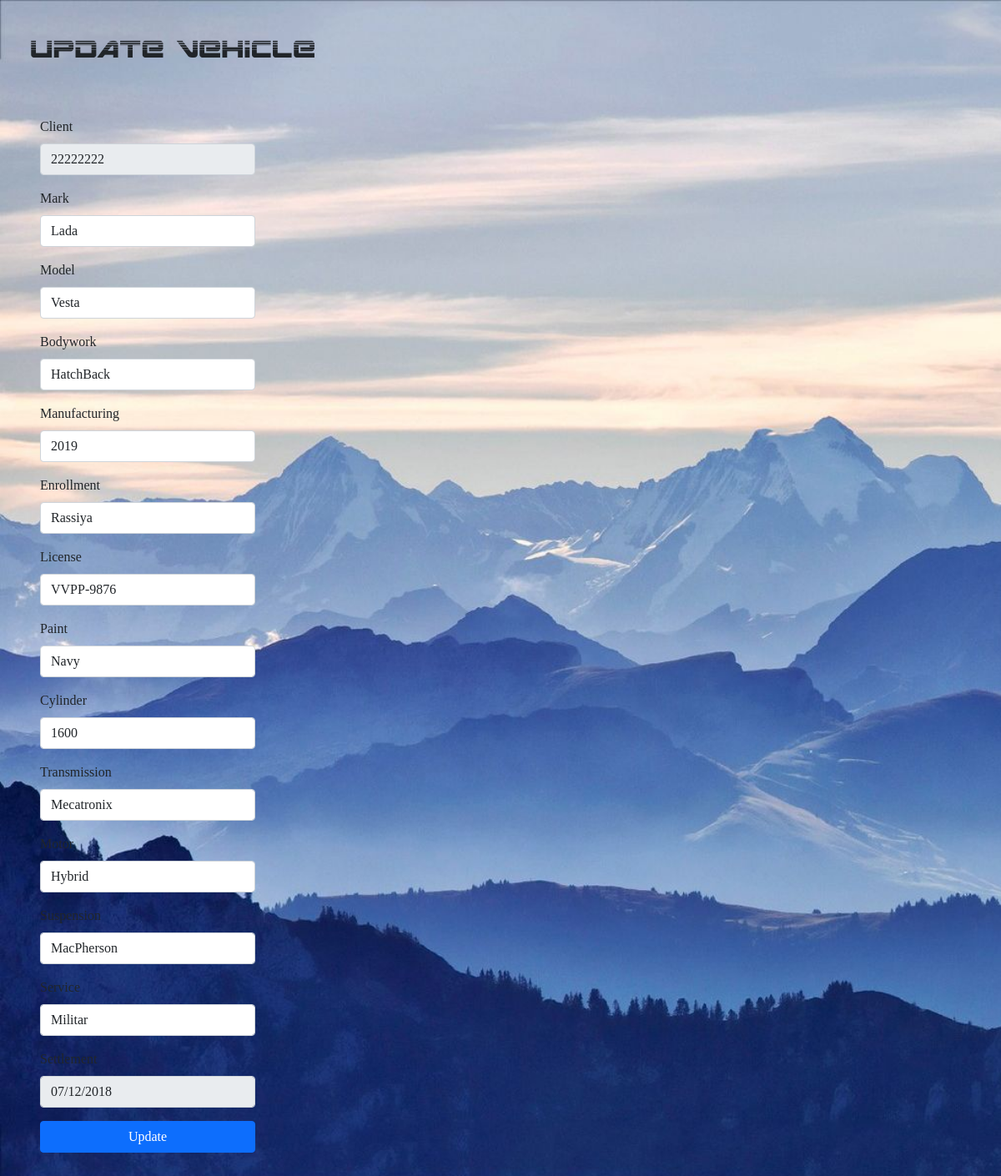
Page /vehicleCrud/vehicleUpdate.php?id_vehicle=2 on the committed database.
### tables this page shows
CREATE TABLE IF NOT EXISTS `vehicles` (
  `id_vehicle` INT NOT NULL AUTO_INCREMENT,
  `mark` VARCHAR(45) NOT NULL,
  `model` VARCHAR(45) NOT NULL,
  `bodywork` VARCHAR(45) NOT NULL,
  `manufacturing` VARCHAR(45) NULL,
  `enrollment` VARCHAR(45) NOT NULL,
  `license` VARCHAR(45) NOT NULL,
  `paint` VARCHAR(45) NOT NULL,
  `cylinder` VARCHAR(45) NULL,
  `transmission` VARCHAR(45) NULL,
  `motor` VARCHAR(45) NULL,
  `suspension` VARCHAR(45) NULL,
  `service` VARCHAR(45) NULL,
  `settlement` VARCHAR(45) NOT NULL,
  `citizen_number` INT NOT NULL,
  PRIMARY KEY (`id_vehicle`),
  CONSTRAINT `fk_cars_clients`
    FOREIGN KEY (`citizen_number`)
    REFERENCES `clients` (`citizen_number`)
    ON DELETE NO ACTION
    ON UPDATE NO ACTION);

### vehicleCrud/vehicleUpdate.php (the view, shortened to what this page needs)
<?php
require "../models/connectionDatabase.php";
$id_vehicle = $_GET["id_vehicle"];
$update_vehicle = "SELECT * FROM vehicles WHERE id_vehicle='$id_vehicle'";
?>
<!DOCTYPE html>
<html lang="en">
<head>
    <link href="https://cdn.jsdelivr.net/npm/bootstrap@5.0.1/dist/css/bootstrap.min.css" rel="stylesheet" />
    <link rel="stylesheet" href="../style/general.css" />
</head>
<body class="body">
    <h1>UPDATE VEHICLE</h1>
    <br>
    <div class='container-fluid'>
        <br>
        <form method="POST" action="../vehicleCrud/vehicleProcess.php">
            <div class='row'>
                <div class="col-md-3">
                    <?php $result = mysqli_query($connection, $update_vehicle);
                    while ($row = mysqli_fetch_assoc($result)) { ?>
                        <div class="mb-3">
                            <label class="form-label">Client</label>
                            <input type="text" class="form-control" name="citizen_number" id="citizen_number" value="<?php echo $row["citizen_number"]; ?>" readonly=»readonly» >
                        </div>
                        <div class="mb-3">
                            <label class="form-label">Mark</label>
                            <input type="text" class="form-control" name="mark" id="mark" value="<?php echo $row["mark"]; ?>" >
                        </div>
                        <div class="mb-3">
                            <label class="form-label">Model</label>
                            <input type="text" class="form-control" name="model" id="model" value="<?php echo $row["model"]; ?>" >
                        </div>
                        <div class="mb-3">
                            <label class="form-label">Bodywork</label>
                            <input type="text" class="form-control" name="bodywork" id="bodywork" value="<?php echo $row["bodywork"]; ?>" >
                        </div>
                        <div class="mb-3">
                            <label class="form-label">Manufacturing</label>
                            <input type="text" class="form-control" name="manufacturing" id="manufacturing" value="<?php echo $row["manufacturing"]; ?>" >
                        </div>
                        <div class="mb-3">
                            <label class="form-label">Enrollment</label>
                            <input type="text" class="form-control" name="enrollment" id="enrollment" value="<?php echo $row["enrollment"]; ?>" >
                        </div>
                        <div class="mb-3">
                            <label class="form-label">License</label>
                            <input type="text" class="form-control" name="license" id="license" value="<?php echo $row["license"]; ?>" >
                        </div>
                        <div class="mb-3">
                            <label class="form-label">Paint</label>
                            <input type="text" class="form-control" name="paint" id="paint" value="<?php echo $row["paint"]; ?>" >
                        </div>
                        <div class="mb-3">
                            <label class="form-label">Cylinder</label>
                            <input type="text" class="form-control" name="cylinder" id="cylinder" value="<?php echo $row["cylinder"]; ?>" >
                        </div>
                        <div class="mb-3">
                            <label class="form-label">Transmission</label>
                            <input type="text" class="form-control" name="transmission" id="transmission" value="<?php echo $row["transmission"]; ?>" >
                        </div>
                        <div class="mb-3">
                            <label class="form-label">Motor</label>
                            <input type="text" class="form-control" name="motor" id="motor" value="<?php echo $row["motor"]; ?>" >
                        </div>
                        <div class="mb-3">
                            <label class="form-label">Suspension</label>
                            <input type="text" class="form-control" name="suspension" id="suspension" value="<?php echo $row["suspension"]; ?>" >
                        </div>
                        <div class="mb-3">
                            <label class="form-label">Service</label>
                            <input type="text" class="form-control" name="service" id="service" value="<?php echo $row["service"]; ?>" >
                        </div>
                        <div class="mb-3">
                            <label class="form-label">Settlement</label>
                            <input type="date" class="form-control" name="settlement" id="settlement" value="<?php echo $row["settlement"]; ?>" readonly=»readonly» >
                        </div>
                        <div class="d-grid gap-2">
                            <button class="btn btn-primary" type="Submit">Update</button>
                        </div>
                </div>
                <?php }  mysqli_free_result($result); ?>
            </div>
        </form>
    </div>
</body>
</html>

### style/general.css (style rules this page uses)
* { box-sizing: border-box; font-family: serif; }
h1, h2, h3 { font-family: "space-ranger"; }
body { padding: 3%; margin: 0; background-image: url(../img/walls/wall4.jpg); background-repeat: no-repeat; background-size: cover; background-attachment: fixed; }

### rows in the picture
vehicles: citizen_number "22222222", mark "Lada", model "Vesta", bodywork "HatchBack", manufacturing "2019", enrollment "Rassiya", license "VVPP-9876", paint "Navy", cylinder "1600", transmission "Mecatronix", motor "Hybrid", suspension "MacPherson", service "Militar", settlement "07/12/2018"
